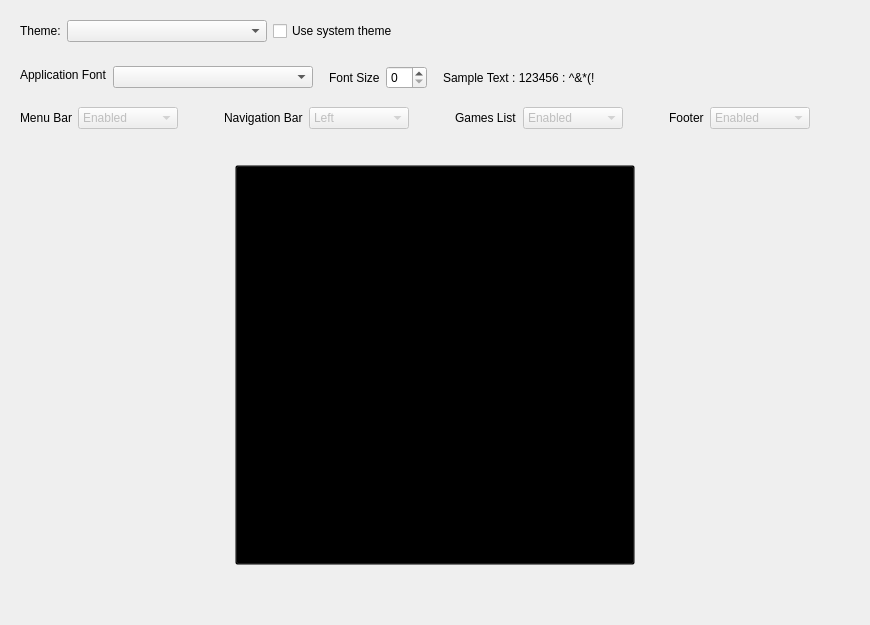
     <widget class="QWidget" name="settingsAppearence">
      <layout class="QGridLayout" name="gridLayout_2">
       <property name="spacing">
        <number>0</number>
       </property>
       <item row="3" column="0">
        <widget class="QWidget" name="FONTS" native="true">
         <layout class="QGridLayout" name="gridLayout_12">
          <item row="1" column="7">
           <widget class="QLabel" name="lbSampleText">
            <property name="text">
             <string>Sample Text : 123456 : ^&amp;*(!</string>
            </property>
           </widget>
          </item>
          <item row="1" column="5">
           <widget class="QSpinBox" name="settings_app_fontsize"/>
          </item>
          <item row="1" column="4">
           <widget class="QLabel" name="label_41">
            <property name="text">
             <string>Font Size</string>
            </property>
           </widget>
          </item>
          <item row="1" column="8">
           <spacer name="horizontalSpacer_12">
            <property name="orientation">
             <enum>Qt::Horizontal</enum>
            </property>
            <property name="sizeHint" stdset="0">
             <size>
              <width>40</width>
              <height>20</height>
             </size>
            </property>
           </spacer>
          </item>
          <item row="1" column="2">
           <widget class="QComboBox" name="settings_app_font">
            <property name="minimumSize">
             <size>
              <width>200</width>
              <height>0</height>
             </size>
            </property>
           </widget>
          </item>
          <item row="0" column="0" rowspan="2" colspan="2">
           <widget class="QLabel" name="label_40">
            <property name="text">
             <string>Application Font</string>
            </property>
           </widget>
          </item>
          <item row="1" column="3">
           <spacer name="horizontalSpacer_13">
            <property name="orientation">
             <enum>Qt::Horizontal</enum>
            </property>
            <property name="sizeType">
             <enum>QSizePolicy::Fixed</enum>
            </property>
            <property name="sizeHint" stdset="0">
             <size>
              <width>10</width>
              <height>20</height>
             </size>
            </property>
           </spacer>
          </item>
          <item row="1" column="6">
           <spacer name="horizontalSpacer_14">
            <property name="orientation">
             <enum>Qt::Horizontal</enum>
            </property>
            <property name="sizeType">
             <enum>QSizePolicy::Fixed</enum>
            </property>
            <property name="sizeHint" stdset="0">
             <size>
              <width>10</width>
              <height>20</height>
             </size>
            </property>
           </spacer>
          </item>
         </layout>
        </widget>
       </item>
       <item row="7" column="0">
        <spacer name="bottom_spacer">
         <property name="orientation">
          <enum>Qt::Vertical</enum>
         </property>
         <property name="sizeHint" stdset="0">
          <size>
           <width>20</width>
           <height>40</height>
          </size>
         </property>
        </spacer>
       </item>
       <item row="5" column="0">
        <widget class="QWidget" name="MENU_LAYOUT" native="true">
         <layout class="QGridLayout" name="gridLayout_11"/>
        </widget>
       </item>
       <item row="4" column="0">
        <widget class="QWidget" name="MENU_UI" native="true">
         <layout class="QGridLayout" name="gridLayout_9">
          <item row="0" column="9">
           <widget class="QLabel" name="label_38">
            <property name="text">
             <string>Footer</string>
            </property>
           </widget>
          </item>
          <item row="0" column="11">
           <spacer name="horizontalSpacer_8">
            <property name="orientation">
             <enum>Qt::Horizontal</enum>
            </property>
            <property name="sizeHint" stdset="0">
             <size>
              <width>40</width>
              <height>20</height>
             </size>
            </property>
           </spacer>
          </item>
          <item row="0" column="2">
           <spacer name="horizontalSpacer_7">
            <property name="orientation">
             <enum>Qt::Horizontal</enum>
            </property>
            <property name="sizeHint" stdset="0">
             <size>
              <width>40</width>
              <height>20</height>
             </size>
            </property>
           </spacer>
          </item>
          <item row="0" column="6">
           <widget class="QLabel" name="label_31">
            <property name="text">
             <string>Games List</string>
            </property>
           </widget>
          </item>
          <item row="0" column="0">
           <widget class="QLabel" name="label_29">
            <property name="text">
             <string>Menu Bar</string>
            </property>
           </widget>
          </item>
          <item row="0" column="5">
           <spacer name="horizontalSpacer_9">
            <property name="orientation">
             <enum>Qt::Horizontal</enum>
            </property>
            <property name="sizeHint" stdset="0">
             <size>
              <width>40</width>
              <height>20</height>
             </size>
            </property>
           </spacer>
          </item>
          <item row="0" column="4">
           <widget class="QComboBox" name="setting_app_navbar">
            <property name="enabled">
             <bool>false</bool>
            </property>
            <property name="minimumSize">
             <size>
              <width>100</width>
              <height>0</height>
             </size>
            </property>
            <property name="maximumSize">
             <size>
              <width>100</width>
              <height>16777215</height>
             </size>
            </property>
            <item>
             <property name="text">
              <string>Left</string>
             </property>
            </item>
            <item>
             <property name="text">
              <string>Top</string>
             </property>
            </item>
           </widget>
          </item>
          <item row="0" column="7">
           <widget class="QComboBox" name="setting_app_gameslist">
            <property name="enabled">
             <bool>false</bool>
            </property>
            <property name="minimumSize">
             <size>
              <width>100</width>
              <height>0</height>
             </size>
            </property>
            <property name="maximumSize">
             <size>
              <width>100</width>
              <height>16777215</height>
             </size>
            </property>
            <item>
             <property name="text">
              <string>Enabled</string>
             </property>
            </item>
            <item>
             <property name="text">
              <string>Disabled</string>
             </property>
            </item>
           </widget>
          </item>
          <item row="0" column="8">
           <spacer name="horizontalSpacer_10">
            <property name="orientation">
             <enum>Qt::Horizontal</enum>
            </property>
            <property name="sizeHint" stdset="0">
             <size>
              <width>40</width>
              <height>20</height>
             </size>
            </property>
           </spacer>
          </item>
          <item row="0" column="1">
           <widget class="QComboBox" name="setting_app_menubar">
            <property name="enabled">
             <bool>false</bool>
            </property>
            <property name="minimumSize">
             <size>
              <width>100</width>
              <height>0</height>
             </size>
            </property>
            <property name="maximumSize">
             <size>
              <width>1090</width>
              <height>16777215</height>
             </size>
            </property>
            <item>
             <property name="text">
              <string>Enabled</string>
             </property>
            </item>
            <item>
             <property name="text">
              <string>Disabled</string>
             </property>
            </item>
           </widget>
          </item>
          <item row="0" column="3">
           <widget class="QLabel" name="label_30">
            <property name="text">
             <string>Navigation Bar</string>
            </property>
           </widget>
          </item>
          <item row="0" column="10">
           <widget class="QComboBox" name="setting_app_footer">
            <property name="enabled">
             <bool>false</bool>
            </property>
            <property name="minimumSize">
             <size>
              <width>100</width>
              <height>0</height>
             </size>
            </property>
            <property name="maximumSize">
             <size>
              <width>100</width>
              <height>16777215</height>
             </size>
            </property>
            <item>
             <property name="text">
              <string>Enabled</string>
             </property>
            </item>
            <item>
             <property name="text">
              <string>Disabled</string>
             </property>
            </item>
           </widget>
          </item>
         </layout>
        </widget>
       </item>
       <item row="2" column="0">
        <widget class="QWidget" name="THEMES" native="true">
         <layout class="QGridLayout" name="gridLayout_10">
          <item row="0" column="0">
           <widget class="QLabel" name="themeLabel">
            <property name="sizePolicy">
             <sizepolicy hsizetype="Maximum" vsizetype="Preferred">
              <horstretch>0</horstretch>
              <verstretch>0</verstretch>
             </sizepolicy>
            </property>
            <property name="text">
             <string>Theme:</string>
            </property>
           </widget>
          </item>
          <item row="0" column="1">
           <widget class="QComboBox" name="theme_box">
            <property name="minimumSize">
             <size>
              <width>200</width>
              <height>0</height>
             </size>
            </property>
           </widget>
          </item>
          <item row="0" column="2">
           <widget class="QCheckBox" name="settings_app_use_system_theme">
            <property name="sizePolicy">
             <sizepolicy hsizetype="Maximum" vsizetype="Fixed">
              <horstretch>0</horstretch>
              <verstretch>0</verstretch>
             </sizepolicy>
            </property>
            <property name="text">
             <string>Use system theme</string>
            </property>
           </widget>
          </item>
          <item row="0" column="3">
           <spacer name="horizontalSpacer_11">
            <property name="orientation">
             <enum>Qt::Horizontal</enum>
            </property>
            <property name="sizeHint" stdset="0">
             <size>
              <width>40</width>
              <height>20</height>
             </size>
            </property>
           </spacer>
          </item>
         </layout>
        </widget>
       </item>
       <item row="6" column="0">
        <widget class="QWidget" name="widget_4" native="true">
         <layout class="QGridLayout" name="gridLayout_14">
          <item row="0" column="0">
           <widget class="QToolButton" name="toolButton">
            <property name="minimumSize">
             <size>
              <width>400</width>
              <height>400</height>
             </size>
            </property>
            <property name="styleSheet">
             <string notr="true">background-color:transparent;</string>
            </property>
            <property name="text">
             <string>...</string>
            </property>
            <property name="icon">
             <iconset>
              <normaloff>:/Layouts/assets/layouts/0000.svg</normaloff>:/Layouts/assets/layouts/0000.svg</iconset>
            </property>
            <property name="iconSize">
             <size>
              <width>800</width>
              <height>400</height>
             </size>
            </property>
           </widget>
          </item>
         </layout>
        </widget>
       </item>
      </layout>
     </widget>
